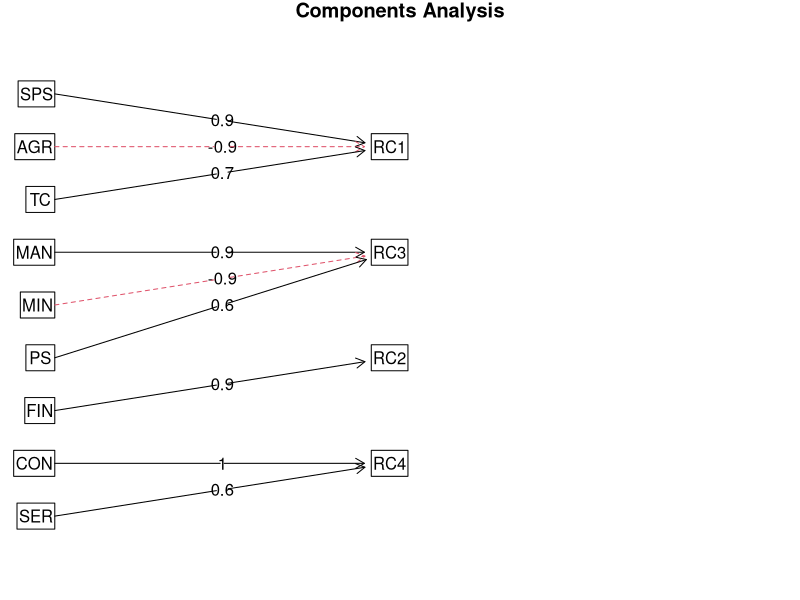
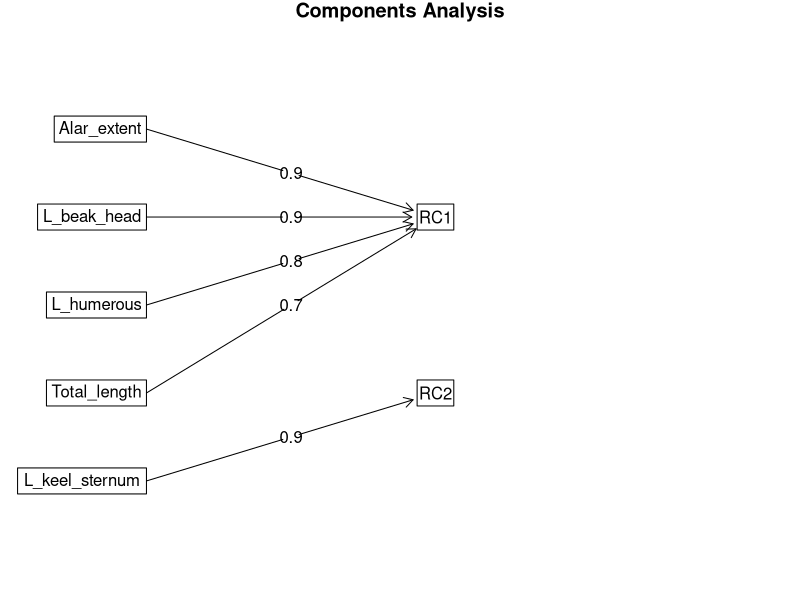
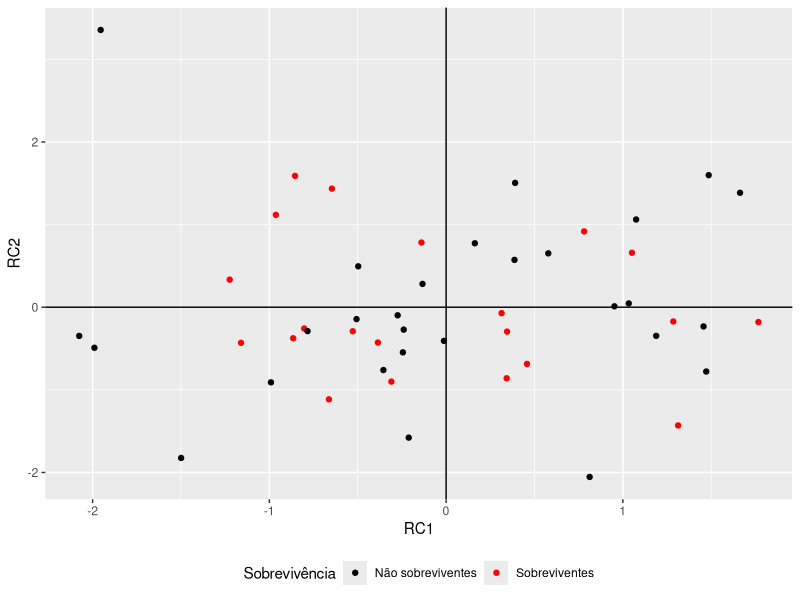

Generate these figures, in order, with R:
# Empregos nos países europeus --------------------------------
  
paises <- read.table("Euroemp.txt", h=T)
paises
  
  # AGR = agricultura, florestal e pesca; 
  # MIN = mineração e exploração de pedreiras; 
  # FAB = fabricação;
  # FEA = fornecimento de energia e água;
  # CON = construção; 
  # SER = serviços; 
  # FIN = finanças;
  # SSP = serviços sociais e pessoais; 
  # TC = transportes e comunicações.
  
# Análise de fatores utilizando o pacote psych ----------------------------

# Instalar o pacote psych
#install.packages("psych")
library(psych)

# Utilizando a função "principal" do pacote psych
fit.pc <- principal(paises[,3:11], nfactors=4, rotate="varimax")
fit.pc                  
round(fit.pc$values, 3) # Autovalores
fit.pc$loadings         # Autovetores
fit.pc$loadings[1:9,1:4]
fit.pc$communality      # Comunalidade

fa.diagram(fit.pc)

# Exemplo pardais

# Survivorship =   sobrevivência
# Total_length =   comprimento total;
# Alar_extent =    extensão alar;
# L_beak_head =    comprimento do bico e cabeça;
# L_humerous =     comprimento do úmero;
# L_keel_sternum = comprimento da quilha do esterno.


# dados em .txt
pardais <- read.table(file = "Bumpus_sparrows.txt", 
                      header = TRUE)
pardais

fit.pc <- principal(pardais[,2:6], nfactors=2, rotate="varimax")
fit.pc                  
round(fit.pc$values, 3) # Autovalores
fit.pc$loadings         # Autovetores
fit.pc$communality      # Comunalidade

fa.diagram(fit.pc)

# Criando um gráfico biplot
biplot <- data.frame(fit.pc$scores, Survivorship = pardais$Survivorship)
biplot

library(ggplot2)
ggplot(data = biplot, aes(x = RC1, y = RC2)) +
  geom_point(aes(color = Survivorship)) +
  labs(
    x = "RC1",
    y = "RC2",
    color = "Sobrevivência") +
  scale_color_manual(values=c("black", "red"),
                     labels = c("Não sobreviventes", "Sobreviventes")) +
  theme(legend.position="bottom") +
  geom_vline(xintercept = 0) +
  geom_hline(yintercept = 0)

